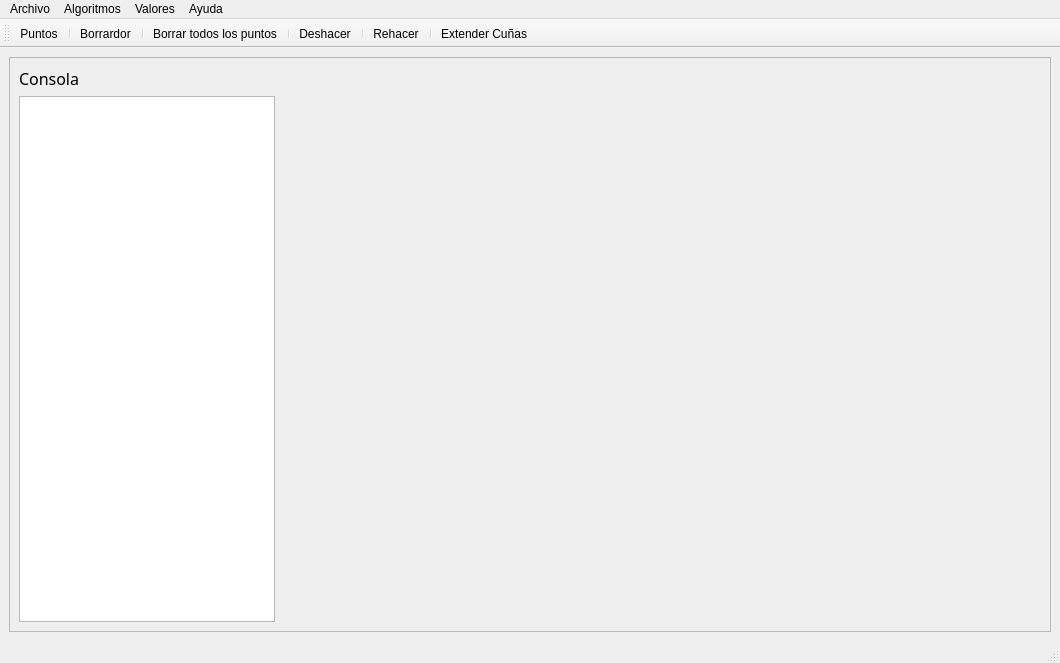
<?xml version="1.0" encoding="UTF-8"?>
<ui version="4.0">
 <class>MainWindow</class>
 <widget class="QMainWindow" name="MainWindow">
  <property name="geometry">
   <rect>
    <x>0</x>
    <y>0</y>
    <width>1060</width>
    <height>663</height>
   </rect>
  </property>
  <property name="sizePolicy">
   <sizepolicy hsizetype="Expanding" vsizetype="Expanding">
    <horstretch>0</horstretch>
    <verstretch>0</verstretch>
   </sizepolicy>
  </property>
  <property name="windowTitle">
   <string>MainWindow</string>
  </property>
  <property name="iconSize">
   <size>
    <width>40</width>
    <height>40</height>
   </size>
  </property>
  <widget class="QWidget" name="centralwidget">
   <property name="sizePolicy">
    <sizepolicy hsizetype="Preferred" vsizetype="Preferred">
     <horstretch>0</horstretch>
     <verstretch>0</verstretch>
    </sizepolicy>
   </property>
   <property name="minimumSize">
    <size>
     <width>0</width>
     <height>0</height>
    </size>
   </property>
   <layout class="QHBoxLayout" name="horizontalLayout">
    <item>
     <layout class="QVBoxLayout" name="Pizarra"/>
    </item>
    <item>
     <widget class="QFrame" name="frame">
      <property name="styleSheet">
       <string notr="true"/>
      </property>
      <property name="frameShape">
       <enum>QFrame::StyledPanel</enum>
      </property>
      <property name="frameShadow">
       <enum>QFrame::Raised</enum>
      </property>
      <layout class="QVBoxLayout" name="verticalLayout_3">
       <item>
        <widget class="QLabel" name="label">
         <property name="sizePolicy">
          <sizepolicy hsizetype="Fixed" vsizetype="Fixed">
           <horstretch>0</horstretch>
           <verstretch>0</verstretch>
          </sizepolicy>
         </property>
         <property name="font">
          <font>
           <family>Arial Unicode MS</family>
           <pointsize>12</pointsize>
          </font>
         </property>
         <property name="text">
          <string>Consola</string>
         </property>
        </widget>
       </item>
       <item>
        <widget class="QTextEdit" name="textEdit">
         <property name="sizePolicy">
          <sizepolicy hsizetype="Fixed" vsizetype="Preferred">
           <horstretch>0</horstretch>
           <verstretch>0</verstretch>
          </sizepolicy>
         </property>
         <property name="font">
          <font>
           <family>Calibri</family>
           <pointsize>12</pointsize>
           <weight>50</weight>
           <bold>false</bold>
          </font>
         </property>
        </widget>
       </item>
      </layout>
     </widget>
    </item>
   </layout>
  </widget>
  <widget class="QMenuBar" name="menubar">
   <property name="geometry">
    <rect>
     <x>0</x>
     <y>0</y>
     <width>1060</width>
     <height>21</height>
    </rect>
   </property>
   <widget class="QMenu" name="menuArchivo">
    <property name="title">
     <string>Archivo</string>
    </property>
    <addaction name="actionGuardar_puntos"/>
    <addaction name="actionCargar_puntos"/>
    <addaction name="separator"/>
    <addaction name="actionLimpiar_Todo"/>
    <addaction name="actionLimpiar_algoritmo_ejecutado"/>
    <addaction name="separator"/>
    <addaction name="actionSalir_2"/>
   </widget>
   <widget class="QMenu" name="menuAlgoritmos">
    <property name="title">
     <string>Algoritmos</string>
    </property>
    <widget class="QMenu" name="menuObtener_Cu_as">
     <property name="title">
      <string>Obtener Cuñas</string>
     </property>
     <addaction name="actionMostrar_Cu_as"/>
     <addaction name="actionBorrar_Cu_as"/>
     <addaction name="actionComputar_Cu_as"/>
    </widget>
    <addaction name="actionEjecutar_alpha_k_hull"/>
    <addaction name="actionEjecutar_Convex_Hull"/>
    <addaction name="actionEjecutar_Circulos"/>
    <addaction name="actionEjecutar_Line_Sweep_Barrido_de_plano"/>
    <addaction name="separator"/>
    <addaction name="menuObtener_Cu_as"/>
   </widget>
   <widget class="QMenu" name="menuValores">
    <property name="title">
     <string>Valores</string>
    </property>
    <addaction name="actionModificar_Alpha"/>
    <addaction name="actionModificar_K"/>
   </widget>
   <widget class="QMenu" name="menuAyuda">
    <property name="title">
     <string>Ayuda</string>
    </property>
    <addaction name="actionManual_de_uso"/>
   </widget>
   <addaction name="menuArchivo"/>
   <addaction name="menuAlgoritmos"/>
   <addaction name="menuValores"/>
   <addaction name="menuAyuda"/>
  </widget>
  <widget class="QToolBar" name="toolBar">
   <property name="windowTitle">
    <string>toolBar</string>
   </property>
   <property name="iconSize">
    <size>
     <width>37</width>
     <height>37</height>
    </size>
   </property>
   <attribute name="toolBarArea">
    <enum>TopToolBarArea</enum>
   </attribute>
   <attribute name="toolBarBreak">
    <bool>false</bool>
   </attribute>
   <addaction name="actionPuntos"/>
   <addaction name="separator"/>
   <addaction name="actionBorrardor"/>
   <addaction name="separator"/>
   <addaction name="actionBorrar_todos_los_puntos"/>
   <addaction name="separator"/>
   <addaction name="actionDeshacer"/>
   <addaction name="separator"/>
   <addaction name="actionRehacer"/>
   <addaction name="separator"/>
   <addaction name="actionExtender_Cu_as"/>
  </widget>
  <widget class="QStatusBar" name="statusBar"/>
  <action name="actionCargar_puntos">
   <property name="text">
    <string>Cargar puntos</string>
   </property>
  </action>
  <action name="actionGuardar_puntos">
   <property name="text">
    <string>Guardar puntos</string>
   </property>
  </action>
  <action name="actionSalir">
   <property name="text">
    <string>Salir</string>
   </property>
  </action>
  <action name="actionLimpiar_Todo">
   <property name="text">
    <string>Limpiar Todo</string>
   </property>
   <property name="toolTip">
    <string>&lt;html&gt;&lt;head/&gt;&lt;body&gt;&lt;p&gt;Limpiar &lt;span style=&quot; font-weight:600;&quot;&gt;Todo&lt;/span&gt;&lt;/p&gt;&lt;/body&gt;&lt;/html&gt;</string>
   </property>
  </action>
  <action name="actionLimpiar_algoritmo_ejecutado">
   <property name="text">
    <string>Limpiar algoritmo ejecutado</string>
   </property>
  </action>
  <action name="actionEjecutar_alpha_k_hull">
   <property name="text">
    <string>Ejecutar (alpha,k)-Hull</string>
   </property>
  </action>
  <action name="actionEjecutar_Convex_Hull">
   <property name="checkable">
    <bool>true</bool>
   </property>
   <property name="text">
    <string>Ejecutar Convex-Hull</string>
   </property>
  </action>
  <action name="actionEjecutar_Circulos">
   <property name="text">
    <string>Ejecutar Circulos</string>
   </property>
  </action>
  <action name="actionEjecutar_Line_Sweep_Barrido_de_plano">
   <property name="text">
    <string>Ejecutar Line Sweep (Barrido de plano)</string>
   </property>
  </action>
  <action name="actionModificar_Alpha">
   <property name="text">
    <string>Modificar Alpha</string>
   </property>
   <property name="toolTip">
    <string>&lt;html&gt;&lt;head/&gt;&lt;body&gt;&lt;p&gt;Modificar Alpha&lt;/p&gt;&lt;/body&gt;&lt;/html&gt;</string>
   </property>
  </action>
  <action name="actionModificar_K">
   <property name="text">
    <string>Modificar K</string>
   </property>
  </action>
  <action name="actionMostrar_Cu_as">
   <property name="text">
    <string>Mostrar Cuñas </string>
   </property>
  </action>
  <action name="actionBorrar_Cu_as">
   <property name="text">
    <string>Ocultar Cuñas </string>
   </property>
  </action>
  <action name="actionComputar_Cu_as">
   <property name="text">
    <string>Computar Cuñas</string>
   </property>
  </action>
  <action name="actionSalir_2">
   <property name="text">
    <string>Salir</string>
   </property>
  </action>
  <action name="actionManual_de_uso">
   <property name="text">
    <string>Manual de uso</string>
   </property>
  </action>
  <action name="actionPuntos">
   <property name="checkable">
    <bool>true</bool>
   </property>
   <property name="icon">
    <iconset resource="src/resources/resources.qrc">
     <normaloff>:/Icons/4243274_pencil_basic_app_ux_icon.png</normaloff>:/Icons/4243274_pencil_basic_app_ux_icon.png</iconset>
   </property>
   <property name="text">
    <string>Puntos</string>
   </property>
   <property name="toolTip">
    <string>Dibujar puntos</string>
   </property>
  </action>
  <action name="actionBorrardor">
   <property name="checkable">
    <bool>true</bool>
   </property>
   <property name="icon">
    <iconset resource="src/resources/resources.qrc">
     <normaloff>:/Icons/icons8-goma-de-borrar-100.png</normaloff>:/Icons/icons8-goma-de-borrar-100.png</iconset>
   </property>
   <property name="text">
    <string>Borrardor</string>
   </property>
   <property name="toolTip">
    <string>Borrar puntos</string>
   </property>
  </action>
  <action name="actionBorrar_todos_los_puntos">
   <property name="checkable">
    <bool>false</bool>
   </property>
   <property name="checked">
    <bool>false</bool>
   </property>
   <property name="icon">
    <iconset resource="src/resources/resources.qrc">
     <normaloff>:/Icons/NicePng_blueberry-png_5493695.png</normaloff>:/Icons/NicePng_blueberry-png_5493695.png</iconset>
   </property>
   <property name="text">
    <string>Borrar todos los puntos</string>
   </property>
   <property name="toolTip">
    <string>Borrar todo</string>
   </property>
  </action>
  <action name="actionDeshacer">
   <property name="icon">
    <iconset resource="src/resources/resources.qrc">
     <normaloff>:/Icons/icons8-deshacer-100.png</normaloff>:/Icons/icons8-deshacer-100.png</iconset>
   </property>
   <property name="text">
    <string>Deshacer</string>
   </property>
   <property name="toolTip">
    <string>Deshacer algoritmo ejecutado</string>
   </property>
  </action>
  <action name="actionRehacer">
   <property name="icon">
    <iconset resource="src/resources/resources.qrc">
     <normaloff>:/Icons/icons8-rehacer-100.png</normaloff>:/Icons/icons8-rehacer-100.png</iconset>
   </property>
   <property name="text">
    <string>Rehacer</string>
   </property>
   <property name="toolTip">
    <string>Rehacer algoritmo ejecutado</string>
   </property>
  </action>
  <action name="actionExtender_Cu_as">
   <property name="checkable">
    <bool>true</bool>
   </property>
   <property name="icon">
    <iconset>
     <normaloff>src/resources/e-Photoroom.png</normaloff>src/resources/e-Photoroom.png</iconset>
   </property>
   <property name="text">
    <string>Extender Cuñas</string>
   </property>
   <property name="toolTip">
    <string>Extender Cuñas</string>
   </property>
   <property name="shortcutContext">
    <enum>Qt::WindowShortcut</enum>
   </property>
  </action>
 </widget>
 <resources>
  <include location="src/resources/resources.qrc"/>
 </resources>
 <connections/>
</ui>
